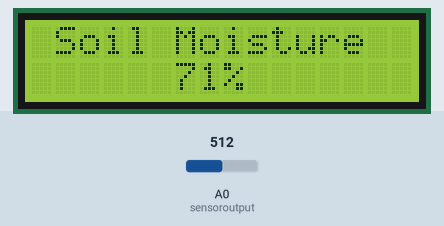
Simulated run of this sketch. Board: Arduino Uno, built with avr-gcc and run on an emulated ATmega328P. On the bench: 16×2 character LCD. The inputs (shaded band) are chosen by the test bench; at power-on: A0 (sensoroutput) = 512. What the sketch prints to the serial monitor is not drawn.

Above: at 1.2 s.
1.3 s: A0 (sensoroutput) set to 716
At 2.3 s:
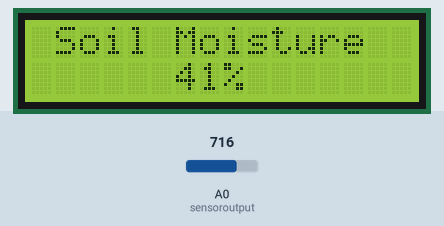
3.0 s: A0 (sensoroutput) set to 900
At 3.6 s:
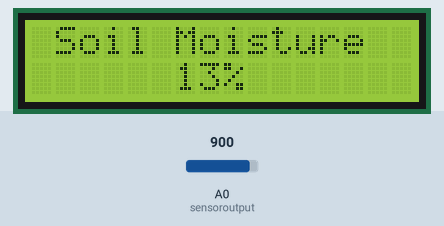
4.5 s: A0 (sensoroutput) set to 1023
At 4.9 s:
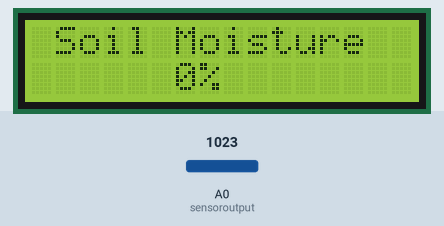
Timing chart, 0 to 7.5 s (numbered marks = the images above; inputs shaded):
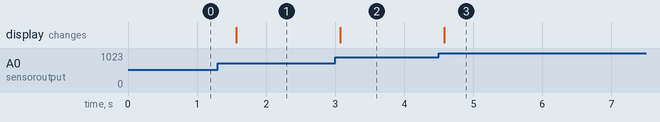

The sketch:

soil-moisture-measurement.ino
```cpp
//Tech Trends Shameer
//Soil Moisture Measurement

#include <LiquidCrystal.h>

//Assign the Arduino Pin to the LCD Pin
const int rs = 4, e = 5, d4 = 6, d5 = 7, d6 = 8, d7 = 9;
LiquidCrystal lcd(rs, e, d4, d5, d6, d7);
int sensoroutput = A0;
int sensorvalue=0;
int prev=0;
int pres=0;
void setup()
{
  // Initialize the LCD
  lcd.begin(16, 2);              //Tell Arduino to start your 16 column 2 row LCD
  lcd.setCursor(0,0);            //Set cursor to first column of first row
  lcd.print(" Soil Moisture  "); //Print the text Soil Moisture in row 1
  Serial.begin(9600);
}

void loop()
{
  sensorvalue=analogRead(sensoroutput);
  sensorvalue=map(sensorvalue,0,982,148,0);
  pres=sensorvalue;
  if(sensorvalue>100)
  sensorvalue=100;
  else if(sensorvalue<0)
  sensorvalue=0;
  lcd.setCursor(6,1);       //Set cursor to sixth column of second row
  lcd.print(sensorvalue);
  lcd.print("%  ");
  Serial.println(sensorvalue);
  prev=sensorvalue;
  delay(500);

}
```

Measured:
- after the input at 1.3 s, the display: changes after 0.27 s (image 1)
- after the input at 3.0 s, the display: changes after 0.07 s (image 2)
- after the input at 4.5 s, the display: changes after 0.08 s (image 3)
